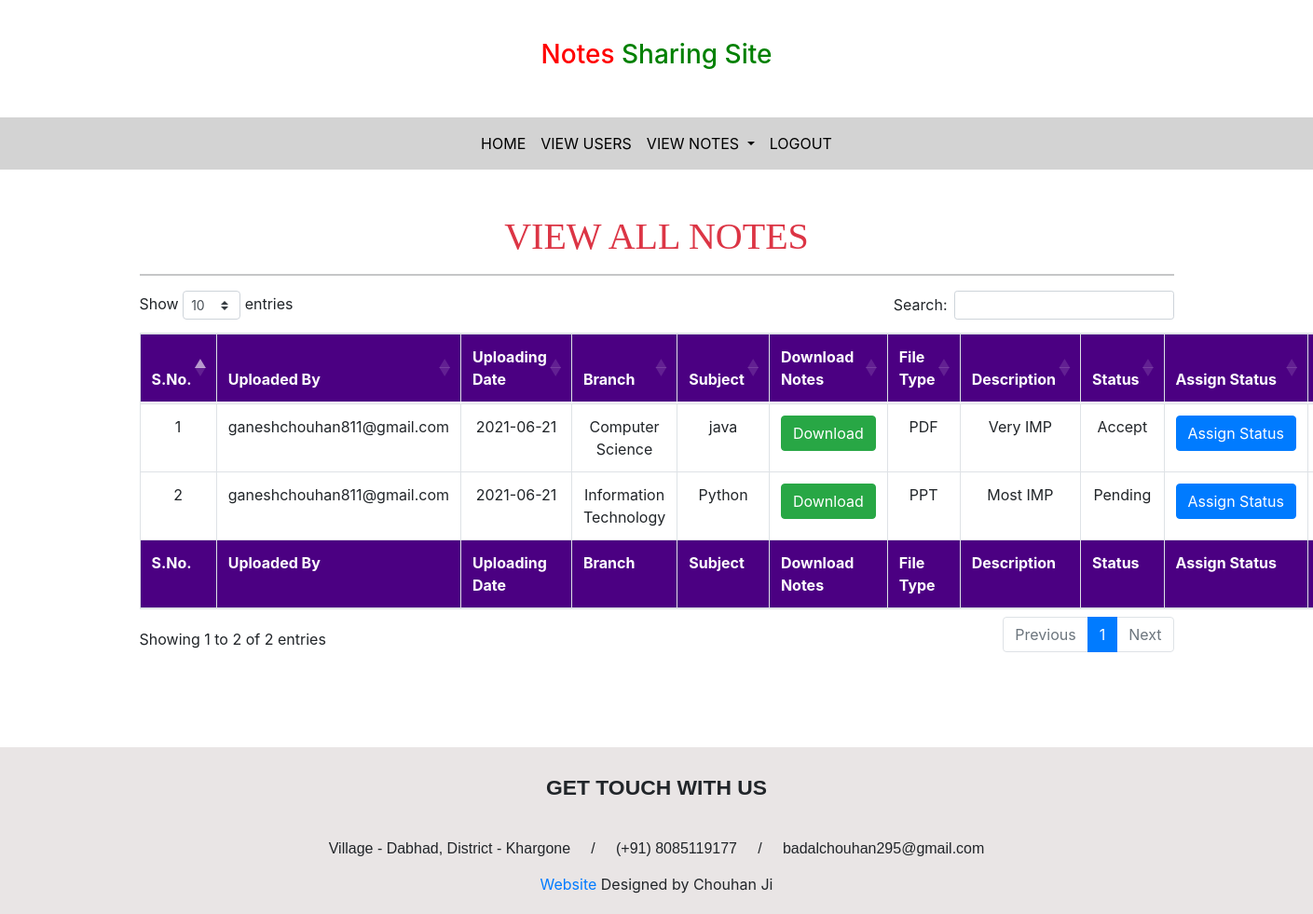
Screenshot of /adminapp/allnotes/ (signed in) with the database file from the repository.
### UserApp/models.py (models this page shows, shortened)
class Notes(models.Model):
    user = models.ForeignKey(User,on_delete=models.CASCADE)
    uploadingdate = models.CharField(max_length=30)
    branch = models.CharField(max_length=40)
    subject = models.CharField(max_length=30)
    notesfile = models.FileField()
    filetype = models.CharField(max_length=30,null=True)
    description = models.CharField(max_length=1000,null=True)
    status = models.CharField(max_length=30)

### AdminApp/views.py (the view)
# urls.py: path('allnotes/',allnotes,name='allnotes'),
def allnotes(request):
    if not request.user.is_staff:
        return redirect('adminlogin')
    notes = Notes.objects.all()
    d = {'notes':notes}
    return render(request, 'allnotes.html',d)

### AdminApp/templates/allnotes.html (shortened to what this page needs)
{% extends 'adminbase.html' %}{% block body %} {% load static %}
<link rel="stylesheet" href="https://cdnjs.cloudflare.com/ajax/libs/twitter-bootstrap/4.5.2/css/bootstrap.css">
<link rel="stylesheet" href="https://cdn.datatables.net/1.10.25/css/dataTables.bootstrap4.min.css">
<div class="container mt-5">
    <h1 class="text-center text-danger" style="font-family: 'Monotype Corsiva';">VIEW ALL NOTES</h1>
    <hr>
    <table class="table table-hover table-bordered text-center" id="allnotestable">
        <thead style="background-color: indigo; color: white;">
            <tr>
                <th>S.No.</th>
                <th>Uploaded By</th>
                <th>Uploading Date</th>
                <th>Branch</th>
                <th>Subject</th>
                <th>Download Notes</th>
                <th>File Type</th>
                <th>Description</th>
                <th>Status</th>
                <th>Assign Status</th>
                <th>Action</th>
            </tr>
        </thead>
        <tbody>
            {% for i in notes %}
            <tr>
                <td>{{forloop.counter}}</td>
                <td>{{i.user.username}}</td>
                <td>{{i.uploadingdate}}</td>
                <td>{{i.branch}}</td>
                <td>{{i.subject}}</td>
                <td>
                    <a href="{{i.notesfile.url}}" class="btn btn-success" download>Download</a>
                </td>
                <td>{{i.filetype}}</td>
                <td>{{i.description}}</td>
                <td>{{ i.status }}</td>
                <td>
                    <a href="{% url 'assignstatus' i.id %}" class="btn btn-primary">Assign&nbsp;Status</a>
                </td>
                <td>
                </td>
            </tr>
            {% endfor %}
        </tbody>
        <tfoot style="background-color: indigo; color: white;">
            <tr>
                <th>S.No.</th>
                <th>Uploaded By</th>
                <th>Uploading Date</th>
                <th>Branch</th>
                <th>Subject</th>
                <th>Download Notes</th>
                <th>File Type</th>
                <th>Description</th>
                <th>Status</th>
                <th>Assign Status</th>
                <th>Action</th>
            </tr>
        </tfoot>
    </table>
</div>
{% endblock %}

### rows the page displays
Notes: user.username "ganeshchouhan811@gmail.com", uploadingdate "2021-06-21", branch "Computer Science", subject "java", filetype "PDF", description "Very IMP", status "Accept"
Notes: user.username "ganeshchouhan811@gmail.com", uploadingdate "2021-06-21", branch "Information Technology", subject "Python", filetype "PPT", description "Most IMP", status "Pending"
